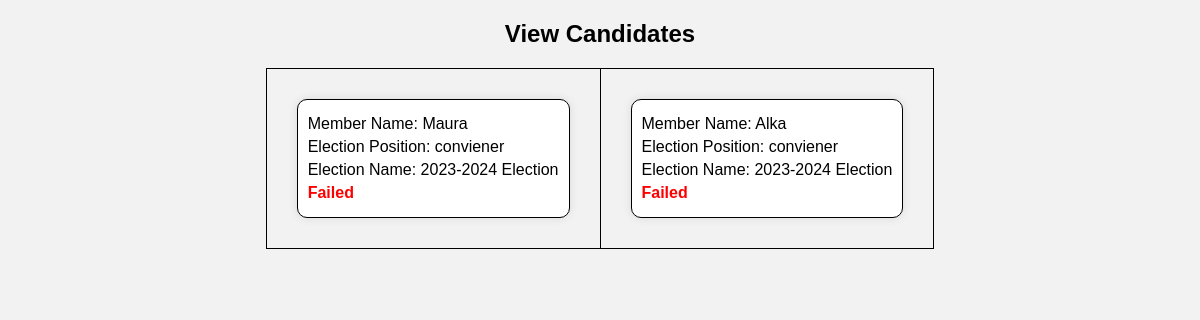
The page /Member/results/ (signed in) on the database as committed earlier.
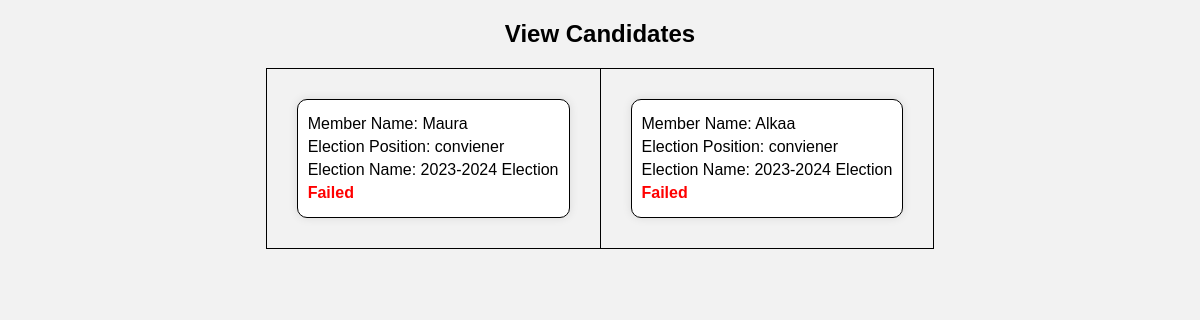
The same page on the database as committed later.
### Member/models.py (models this page shows)
class tbl_electionapply(models.Model):
    status=models.IntegerField(default=0)
    election_name=models.ForeignKey(tbl_electiondeclaration,on_delete=models.CASCADE)
    election_position=models.ForeignKey(tbl_electionposition,on_delete=models.CASCADE)
    member_name=models.ForeignKey(tbl_memberadding,on_delete=models.CASCADE)

### Guest/models.py (models this page shows)
class tbl_memberadding(models.Model):
    member_name=models.CharField(max_length=50)
    age=models.IntegerField()
    password=models.CharField(max_length=50)
    contact=models.IntegerField()
    email=models.EmailField()
    address=models.TextField()
    gender=models.CharField(max_length=50)
    location=models.ForeignKey(tbl_location,on_delete=models.CASCADE)
    photo=models.FileField(upload_to="MemberDocs/")

### Admin/models.py (models this page shows)
class tbl_electionposition(models.Model):
    election_position=models.CharField(max_length=50)

class tbl_electiondeclaration(models.Model):
    title=models.CharField(max_length=50)
    details=models.CharField(max_length=50)
    nodate=models.DateField()
    vedate=models.DateField()
    eldate=models.DateField()
    redate=models.DateField()
    podate=models.DateField(auto_now_add=True)

### Member/views.py (the view)
# urls.py: path('results/',views.results,name="results"),
def results(request):
    pid=6
    posItiondata=tbl_electionposition.objects.get(id=pid)
    edata=tbl_electiondeclaration.objects.get(id=request.session["election"])
    pdatacount=tbl_electionapply.objects.filter(election_name=edata,election_position=posItiondata).count()
    pdata=tbl_electionapply.objects.filter(election_name=edata,election_position=posItiondata)
    parray=[]
    for i in pdata:
        ecount=tbl_voting.objects.filter(electionapply=i.id).count()
        parray.append(ecount)
    large=max(parray)
    datas=zip(pdata,parray)
    pid=5
    posItiondata=tbl_electionposition.objects.get(id=pid)
    edata=tbl_electiondeclaration.objects.get(id=request.session["election"])
    pdatacount=tbl_electionapply.objects.filter(election_name=edata,election_position=posItiondata).count()
    pdata=tbl_electionapply.objects.filter(election_name=edata,election_position=posItiondata)
    parray=[]
    for i in pdata:
        ecount=tbl_voting.objects.filter(electionapply=i.id).count()
        parray.append(ecount)
    large1=max(parray)
    datas1=zip(pdata,parray)
    pid=4
    posItiondata=tbl_electionposition.objects.get(id=pid)
    edata=tbl_electiondeclaration.objects.get(id=request.session["election"])
    pdatacount=tbl_electionapply.objects.filter(election_name=edata,election_position=posItiondata).count()
    pdata=tbl_electionapply.objects.filter(election_name=edata,election_position=posItiondata)
    parray=[]
    for i in pdata:
        ecount=tbl_voting.objects.filter(electionapply=i.id).count()
        parray.append(ecount)
    large2=max(parray)
    datas2=zip(pdata,parray)
    return render(request,"Admin/Secretary.html",{'datas':datas,'datas1':datas1,'win1':large,'win2':large1,'win3':large2})

### Admin/Templates/Admin/Secretary.html (shortened to what this page needs)
<!DOCTYPE html>
<html lang="en">
<head>
</head>
<body>
    <h2>View Candidates</h2>
    <form method="post" action="">
        {% if datas %}
            <table>
                <tr>
                    {% for i, j in datas %}
                        <td>
                            <div class="candidate-box">
                                <p>Member Name: {{ i.member_name.member_name }}</p>
                                <p>Election Position: {{ i.election_position.election_position }}</p>
                                <p>Election Name: {{ i.election_name.title }}</p>
                                {% if j == win %}
                                    <p class="winner">Winner</p>
                                {% else %}
                                    <p class="failed">Failed</p>
                                {% endif %}
                            </div>
                        </td>
                    {% endfor %}
                </tr>
            </table>
        {% endif %}
    </form>
</body>
</html>

Rows that differ between the two databases and show on the page:
changed through a linked row, tbl_electionapply: member_name.member_name "Alka" → "Alkaa"
